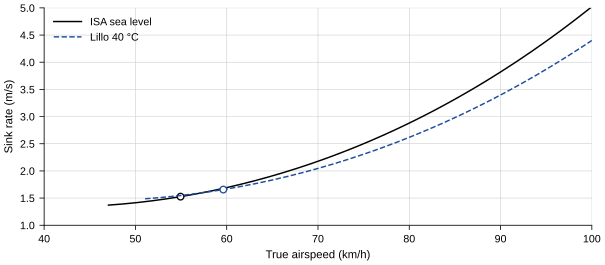

Recreate this plot in Python.
# Figure: sink-rate polar in still air, true airspeed, 160 kg.
import sys, pathlib
sys.path.insert(0, str(pathlib.Path(__file__).resolve().parents[3] / "template" / "charts"))
sys.path.insert(0, str(pathlib.Path(__file__).parent))
import numpy as np
import alimoche_charts as ac
import aero_model as m

fig, ax = ac.figure(160, 70)
for i, (name, rho) in enumerate(m.RHO.items()):
    v = np.linspace(m.vs(rho), 100 / m.KMH, 200)
    sink = np.array([m.drag(x, rho) * x / m.W for x in v])
    ax.plot(v * m.KMH, sink, **ac.series(i), label=name)
    vb, _ = m.best_glide(rho)
    ax.plot([vb * m.KMH], [m.drag(vb, rho) * vb / m.W], "o", color=ac.series(i)["color"], markerfacecolor="white", markersize=5)
ax.set_xlim(40, 100); ax.set_ylim(1, 5)
ax.set_xlabel("True airspeed (km/h)"); ax.set_ylabel("Sink rate (m/s)")
ac.legend(ax, loc="upper left")
ac.save(fig, __file__)
